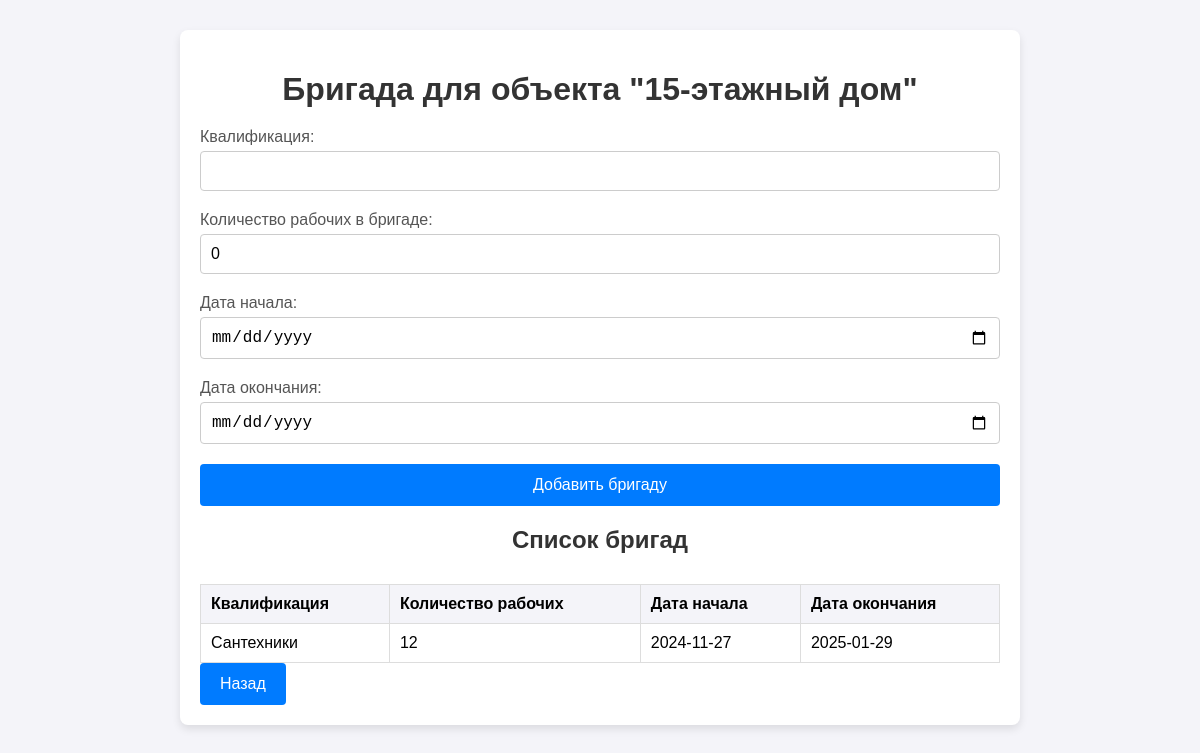
Screenshot of /workforce/6 (signed in) with the database file from the repository.
### tables this page shows
CREATE TABLE construction_objects (
                id INTEGER PRIMARY KEY AUTOINCREMENT,
                name TEXT NOT NULL,
                address TEXT NOT NULL,
                deadline TEXT NOT NULL,
                status TEXT NOT NULL
            );

CREATE TABLE workforce (
                id INTEGER PRIMARY KEY AUTOINCREMENT,
                object_id INTEGER NOT NULL,
                kval TEXT NOT NULL,
                workers INTEGER NOT NULL,
                start_date TEXT NOT NULL,
                end_date TEXT NOT NULL,
                FOREIGN KEY (object_id) REFERENCES construction_objects (id) ON DELETE CASCADE
            );

### main.py (the view, shortened to what this page needs)
@app.route("/workforce/<int:object_id>", methods=["GET", "POST"])
@login_required
def manage_workforce(object_id):
    obj = ConstructionObjectGateway.get_object_by_id(object_id)
    workforces = WorkforceGateway.get_workforce_by_object(object_id)  # Получаем все бригады для объекта
    return render_template("manage_workforce.html", obj=obj, workforces=workforces)

### data.py (called while the page is built)
    @classmethod
    def find(cls, object_id):
        with sqlite3.connect(DB_PATH) as conn:
            cursor = conn.execute(f"SELECT * FROM {cls._table_name} WHERE id = ?", (object_id,))
            row = cursor.fetchone()
            if row:
                return cls(*row)
            return None

    @classmethod
    def find_by_id(cls, user_id):
        with sqlite3.connect(DB_PATH) as conn:
            cursor = conn.execute("SELECT id, username, password, desc FROM users WHERE id = ?", (user_id,))
            row = cursor.fetchone()
            if row:
                return cls(*row)
        return None

    @classmethod
    def find_all_by_object(cls, object_id):
        with sqlite3.connect(DB_PATH) as conn:
            cursor = conn.execute(f"SELECT * FROM {cls._table_name} WHERE object_id = ?", (object_id,))
            return [cls(*row) for row in cursor.fetchall()]

### gateway.py (called while the page is built)
    @staticmethod
    def get_object_by_id(object_id):
        return ConstructionObject.find(object_id)

    @staticmethod
    def get_workforce_by_object(object_id):
        return Workforce.find_all_by_object(object_id)

    @staticmethod
    def find_by_id(user_id):
        return User.find_by_id(user_id)

### main.py (called while the page is built)
@login_manager.user_loader
def load_user(user_id):
    return UserGateway.find_by_id(user_id)  # Убедитесь, что метод `find_by_id` существует в классе `User`.

### templates/manage_workforce.html (shortened to what this page needs)
<!DOCTYPE html>
<html lang="ru">
<head>
</head>
<body>
    <div class="container">
        <h1>Бригада для объекта "{{ obj.name }}"</h1>
        <form method="POST">
            <div class="form-group">
                <label for="kval">Квалификация:</label>
                <input type="text" id="kval" name="kval" value="{{ workforce.kval if workforce else '' }}" required>
            </div>
            <div class="form-group">
                <label for="workers">Количество рабочих в бригаде:</label>
                <input type="number" id="workers" name="workers" value="{{ workforce.workers if workforce else 0 }}" required>
            </div>
            <div class="form-group">
                <label for="start_date">Дата начала:</label>
                <input type="date" id="start_date" name="start_date" value="{{ workforce.start_date if workforce else '' }}" required>
            </div>
            <div class="form-group">
                <label for="end_date">Дата окончания:</label>
                <input type="date" id="end_date" name="end_date" value="{{ workforce.end_date if workforce else '' }}" required>
            </div>
            <button type="submit">Добавить бригаду</button>
        </form>
        <h2>Список бригад</h2>
        <table>
            <thead>
                <tr>
                    <th>Квалификация</th>
                    <th>Количество рабочих</th>
                    <th>Дата начала</th>
                    <th>Дата окончания</th>
                </tr>
            </thead>
            <tbody>
                {% for workforce in workforces %}
                <tr>
                    <td>{{ workforce.kval }}</td>
                    <td>{{ workforce.workers }}</td>
                    <td>{{ workforce.start_date }}</td>
                    <td>{{ workforce.end_date }}</td>
                </tr>
                {% endfor %}
            </tbody>
        </table>
        <button onclick="window.location.href='{{ url_for('index') }}'">Назад</button>
    </div>
</body>
</html>

### templates/manage_workforce.html (style rules this page uses)
body { font-family: Arial, sans-serif; background-color: #f4f4f9; margin: 0; padding: 0; }
.container { max-width: 800px; margin: 30px auto; background-color: #ffffff; padding: 20px; border-radius: 8px; box-shadow: 0 4px 8px rgba(0, 0, 0, 0.1); }
h1, h2 { text-align: center; color: #333; margin-bottom: 20px; }
form { display: grid; grid-gap: 20px; }
label { font-size: 16px; color: #555; }
input[type="number"], input[type="text"], input[type="date"] { width: 100%; padding: 10px; font-size: 16px; border: 1px solid #ccc; border-radius: 4px; box-sizing: border-box; }
button { background-color: #007BFF; color: #ffffff; border: none; padding: 12px 20px; font-size: 16px; border-radius: 4px; cursor: pointer; transition: background-color 0.3s; }
.form-group { display: flex; flex-direction: column; }
.form-group input { margin-top: 5px; }
table { width: 100%; margin-top: 30px; border-collapse: collapse; }
table th, table td { padding: 10px; text-align: left; border: 1px solid #ddd; }
table th { background-color: #f4f4f9; }
table td { background-color: #ffffff; }

### rows the page displays
construction_objects: name "15-этажный дом"
workforce: kval "Сантехники", workers "12", start_date "2024-11-27", end_date "2025-01-29"
